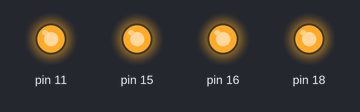
Recording of a program running on a simulated Raspberry Pi (header pin numbers). Parts: output pins drawn as LEDs (lit = HIGH). At 0.0 s the program stops and its outputs stay as they are.

Above: at 0.1 s.
Timing chart, 0 to 1.5 s (numbered marks = the images above):
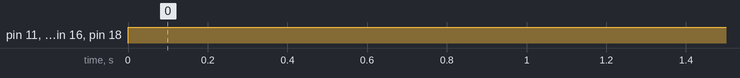

The program:

para.py
```python
"""
Detener, los dos motores se paran
Gp 11: 0 |  Gp 16: 0
Gp 15: 0 |  Gp 18: 0
"""
import RPi.GPIO as GPIO
GPIO.setmode(GPIO.BOARD)
GPIO.setup(11,GPIO.OUT)#Motor1
GPIO.setup(15,GPIO.OUT)

GPIO.setup(16,GPIO.OUT)#motor2
GPIO.setup(18,GPIO.OUT)

GPIO.output(11,True)
GPIO.output(15,True)

GPIO.output(16,True)
GPIO.output(18,True)
```

Measured:
- by itself, pin 11, pin 15, pin 16, pin 18: LOW → HIGH at 0.00 s
